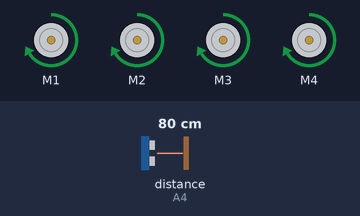
The sketch below on a simulated Arduino Uno, built with avr-gcc and run on an emulated ATmega328P. Parts: 4 × DC motor (green arrow = forward, orange = backward, longer = faster). Wiring (inferred from the names in the program): ultrasonic range finder: trigger A5; echo A4. Inputs (shaded band) come from the test bench; at power-on: distance to the obstacle (sensor on A4) 80 cm. The echo pulse lasts 58.3 µs per cm.

Above: at 1.2 s.
1.3 s: distance to the obstacle (sensor on A4) set to 17 cm
2.8 s: distance to the obstacle (sensor on A4) set to 13 cm
At 2.95 s:
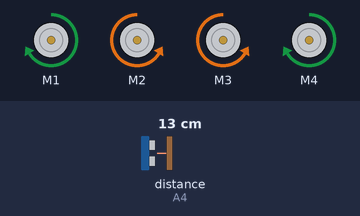
5.8 s: distance to the obstacle (sensor on A4) set to 18 cm
At 6.9 s:
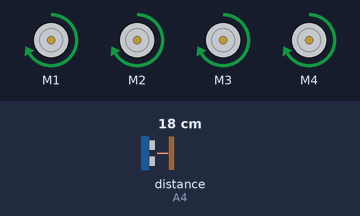
7.3 s: distance to the obstacle (sensor on A4) set to 2 cm
At 7.45 s:
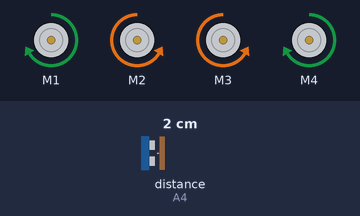
Timing chart, 0 to 10.3 s (numbered marks = the images above; inputs shaded):
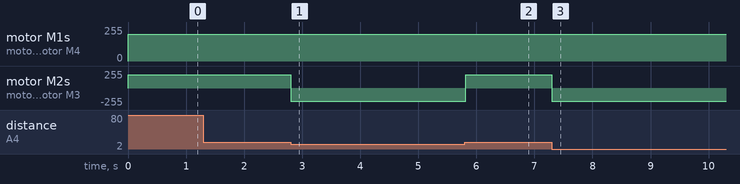

The sketch:

Obstacle_Avoidance_Car.ino
```cpp
// Obstacle Avoidance Car

#include <AFMotor.h>

#define Trigger_pin A5
#define Echo_pin A4

AF_DCMotor motor1(1, MOTOR12_1KHZ);
AF_DCMotor motor2(2, MOTOR12_1KHZ);
AF_DCMotor motor3(3, MOTOR12_1KHZ);
AF_DCMotor motor4(4, MOTOR12_1KHZ);

float distance;
unsigned long duration;

// Code in the void setup runs only once
// Used for initialising stuff
void setup()
{
  pinMode(Trigger_pin, OUTPUT);
  pinMode(Echo_pin, INPUT);
  Serial.begin(9600);
}

// Code in the void loop runs forever until arduino powered off
void loop()
{
  digitalWrite(Trigger_pin, LOW);
  delayMicroseconds(15);
  digitalWrite(Trigger_pin, HIGH); //Sending the ultrasonic wave to measure distance
  delayMicroseconds(10);
  digitalWrite(Trigger_pin, LOW);
  delayMicroseconds(10);
  duration = pulseIn(Echo_pin, HIGH, 30000); // Getting the duration for the wave to comeback
  distance = (duration * 0.017); // Calculating the distance

  // If the echo does not return or if the distance is exactly 15
  if (duration == 0)
  {
    motor1.setSpeed(200);
    motor2.setSpeed(200);
    motor3.setSpeed(200);
    motor4.setSpeed(200);

    motor1.run(FORWARD);
    motor2.run(FORWARD);
    motor3.run(FORWARD);
    motor4.run(FORWARD);
  }

  // If the distance measured is greater than 15
  else if (distance >= 15.0)
  {
    motor1.setSpeed(200);
    motor2.setSpeed(200);
    motor3.setSpeed(200);
    motor4.setSpeed(200);

    motor1.run(FORWARD);
    motor2.run(FORWARD);
    motor3.run(FORWARD);
    motor4.run(FORWARD);

  }

  // If obstacle is detected
  else if (distance < 15.0)
  {
    motor1.setSpeed(200);
    motor2.setSpeed(200);
    motor3.setSpeed(200);
    motor4.setSpeed(200);

    motor1.run(FORWARD);
    motor2.run(BACKWARD);
    motor3.run(BACKWARD);
    motor4.run(FORWARD);

    delay(300);

    motor1.setSpeed(200);
    motor2.setSpeed(200);
    motor3.setSpeed(200);
    motor4.setSpeed(200);

    motor1.run(FORWARD);
    motor2.run(FORWARD);
    motor3.run(FORWARD);
    motor4.run(FORWARD);
  }

  // no valid response
  else
  {
    motor1.run(RELEASE);
    motor2.run(RELEASE);
    motor3.run(RELEASE);
    motor4.run(RELEASE);
  }
}
```

Measured:
- the behaviour switches between 16 and 15 cm on distance to the obstacle (sensor on A4) (found by bisection; images 0 and 1)
- after the input at 1.3 s, every drawn part: stays the same
- after the input at 2.8 s, motor M2, motor M3: forward 200/255 → backward 200/255 at once
- after the input at 5.8 s, motor M2, motor M3: backward 200/255 → forward 200/255 at once
- after the input at 7.3 s, motor M2, motor M3: forward 200/255 → backward 200/255 at once
